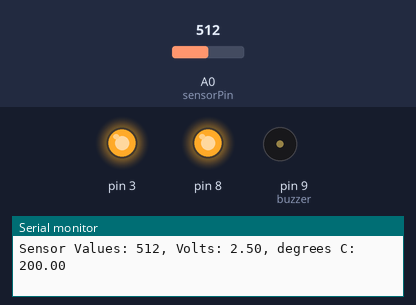
Bench run of a sketch on a simulated Arduino Uno, built with avr-gcc and run on an emulated ATmega328P. On the bench: output pins drawn as LEDs (lit = HIGH), buzzer (waves = sounding), the last lines printed to the serial monitor. The test bench sets the inputs (shaded band); at power-on: A0 (sensorPin) = 512. Pins used as bus, display or sensor lines are not drawn.

Above: at 1.8 s.
1.9 s: A0 (sensorPin) set to 162
5.4 s: A0 (sensorPin) set to 155
At 6.4 s:
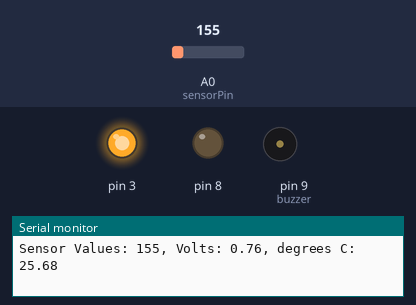
7.5 s: A0 (sensorPin) set to 122
At 7.9 s:
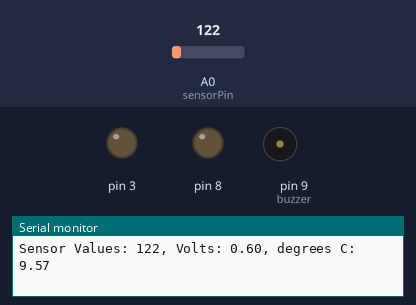
9.0 s: A0 (sensorPin) set to 306
At 9.4 s:
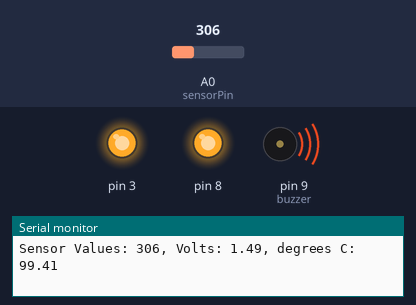
Timing chart, 0 to 14.1 s (numbered marks = the images above; inputs shaded):
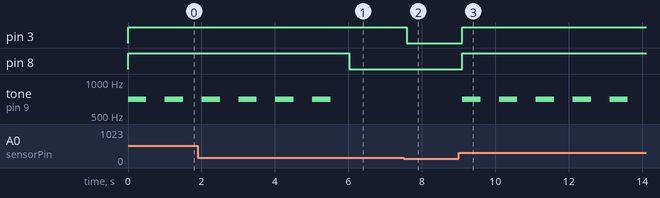

The sketch:

temp_sensor_test.ino
```cpp
const int sensorPin = A0;
const float baselineTemp = 20.0;
const int buzzer = 9;

void setup() {
  Serial.begin(9600);
  pinMode(1, OUTPUT);
  pinMode(3, OUTPUT);
  pinMode(8, OUTPUT);
  pinMode(9, OUTPUT);

}

void loop() {
  int sensorVal = analogRead(sensorPin);
  Serial.print("Sensor Values: ");
  Serial.print(sensorVal);

  float voltage = (sensorVal/1024.0) * 5.0;

  Serial.print(", Volts: ");
  Serial.print(voltage);

  Serial.print(", degrees C: ");
  float temperature = (voltage - .5) * 100;
  Serial.println(temperature);

  if(temperature < baselineTemp){
    digitalWrite(1, LOW);
    digitalWrite(3, LOW);
    digitalWrite(8, LOW);
  }

  else if(temperature >= baselineTemp+2 && temperature < baselineTemp+4){
    digitalWrite(1, HIGH);
    digitalWrite(3, LOW);
    digitalWrite(8, LOW);
  }

  else if(temperature >= baselineTemp+4 && temperature < baselineTemp+6){
    digitalWrite(1, HIGH);
    digitalWrite(3, HIGH);
    digitalWrite(8, LOW);
  }
  else if(temperature >= baselineTemp+6){
    digitalWrite(1, HIGH);
    digitalWrite(3, HIGH);
    digitalWrite(8, HIGH);

    tone(buzzer, 700);
    delay(500);
    noTone(buzzer);
    delay(500);
  }

  delay(1);

}
```

Measured:
- the behaviour switches between 156 and 155 on A0 (sensorPin) (found by bisection; images 0 and 1)
- after the input at 5.4 s, pin 8: HIGH → LOW after 0.62 s; tone on pin 9 (buzzer): goes on until 5.5 s, then stays silent
- after the input at 7.5 s, pin 3: HIGH → LOW after 0.09 s
- after the input at 9.0 s, pin 3, pin 8: LOW → HIGH after 0.10 s; tone on pin 9 (buzzer): alternates 700 Hz for 0.50 s and silent for 0.50 s, starting after 0.10 s
- by itself, tone on pin 9 (buzzer): alternates 700 Hz for 0.50 s and silent for 0.50 s
